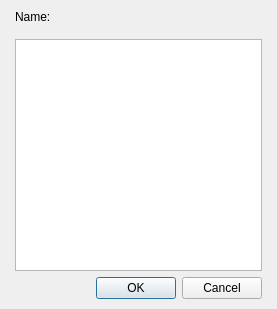
<?xml version="1.0" encoding="UTF-8"?>
<ui version="4.0">
 <class>DialogSystemWeaponArmorKind</class>
 <widget class="QDialog" name="DialogSystemWeaponArmorKind">
  <property name="geometry">
   <rect>
    <x>0</x>
    <y>0</y>
    <width>277</width>
    <height>309</height>
   </rect>
  </property>
  <property name="windowTitle">
   <string>Kind</string>
  </property>
  <layout class="QGridLayout" name="gridLayout">
   <property name="leftMargin">
    <number>15</number>
   </property>
   <property name="topMargin">
    <number>10</number>
   </property>
   <property name="rightMargin">
    <number>15</number>
   </property>
   <property name="bottomMargin">
    <number>10</number>
   </property>
   <item row="0" column="0">
    <layout class="QVBoxLayout" name="verticalLayout_2">
     <item>
      <layout class="QVBoxLayout" name="verticalLayout" stretch="0,1">
       <property name="spacing">
        <number>15</number>
       </property>
       <item>
        <layout class="QHBoxLayout" name="horizontalLayout" stretch="0,1">
         <item>
          <widget class="QLabel" name="label">
           <property name="text">
            <string>Name:</string>
           </property>
          </widget>
         </item>
         <item>
          <widget class="WidgetTextLang" name="widget" native="true">
           <property name="minimumSize">
            <size>
             <width>0</width>
             <height>0</height>
            </size>
           </property>
           <property name="maximumSize">
            <size>
             <width>16777215</width>
             <height>16777215</height>
            </size>
           </property>
          </widget>
         </item>
        </layout>
       </item>
       <item>
        <widget class="QTreeView" name="treeViewEquipment">
         <property name="horizontalScrollBarPolicy">
          <enum>Qt::ScrollBarAlwaysOff</enum>
         </property>
         <property name="indentation">
          <number>0</number>
         </property>
         <attribute name="headerVisible">
          <bool>false</bool>
         </attribute>
        </widget>
       </item>
      </layout>
     </item>
     <item>
      <widget class="QDialogButtonBox" name="buttonBox">
       <property name="orientation">
        <enum>Qt::Horizontal</enum>
       </property>
       <property name="standardButtons">
        <set>QDialogButtonBox::Cancel|QDialogButtonBox::Ok</set>
       </property>
      </widget>
     </item>
    </layout>
   </item>
  </layout>
 </widget>
 <customwidgets>
  <customwidget>
   <class>WidgetTextLang</class>
   <extends>QWidget</extends>
   <header>widgettextlang.h</header>
   <container>1</container>
  </customwidget>
 </customwidgets>
 <resources/>
 <connections>
  <connection>
   <sender>buttonBox</sender>
   <signal>accepted()</signal>
   <receiver>DialogSystemWeaponArmorKind</receiver>
   <slot>accept()</slot>
   <hints>
    <hint type="sourcelabel">
     <x>248</x>
     <y>254</y>
    </hint>
    <hint type="destinationlabel">
     <x>157</x>
     <y>274</y>
    </hint>
   </hints>
  </connection>
  <connection>
   <sender>buttonBox</sender>
   <signal>rejected()</signal>
   <receiver>DialogSystemWeaponArmorKind</receiver>
   <slot>reject()</slot>
   <hints>
    <hint type="sourcelabel">
     <x>316</x>
     <y>260</y>
    </hint>
    <hint type="destinationlabel">
     <x>286</x>
     <y>274</y>
    </hint>
   </hints>
  </connection>
 </connections>
</ui>
